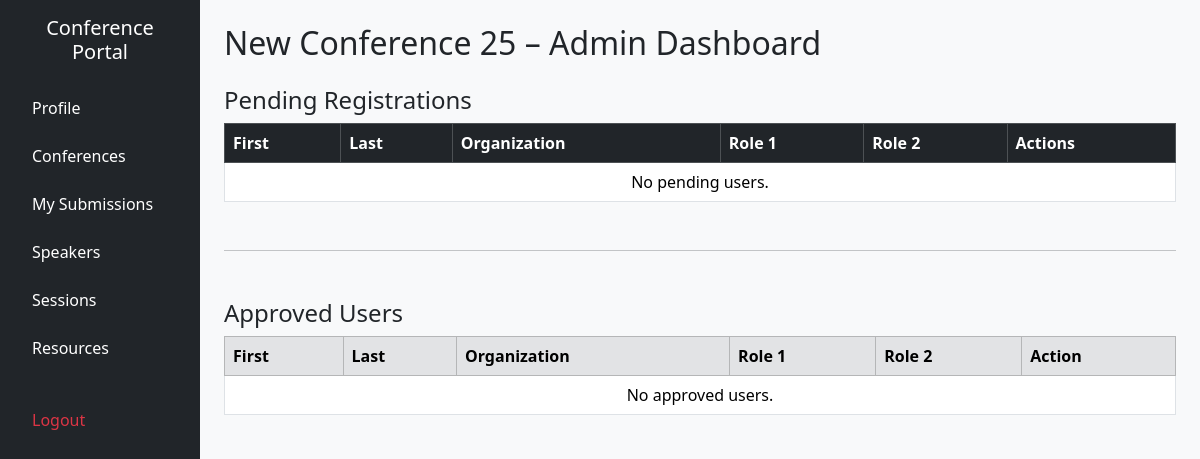
Before: /conference/new-conference-25/admin-dashboard/ (signed in) with the older database file.
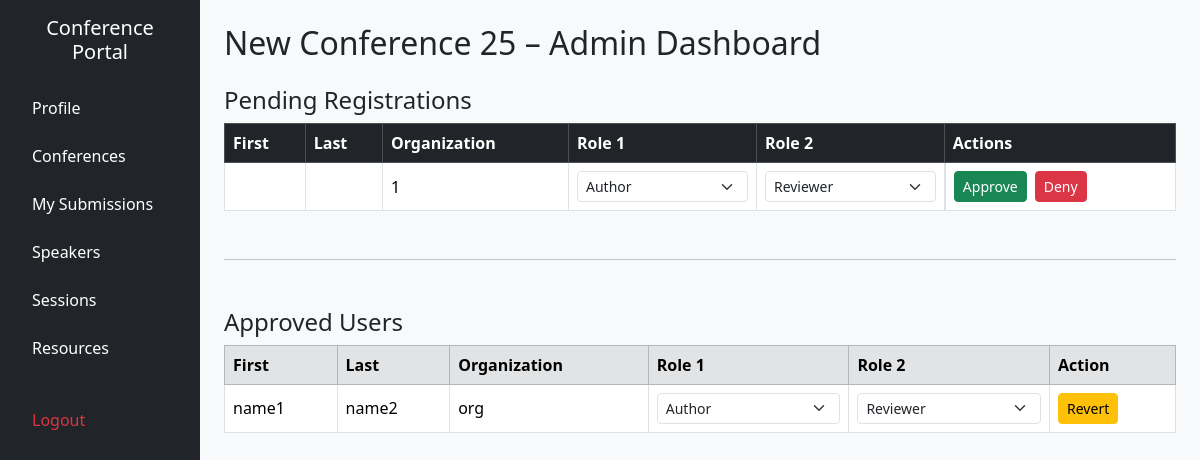
After: the same page with the newer database file.
### membership/models.py (models this page shows, shortened)
class Membership(models.Model):
    user = models.ForeignKey(CustomUser, on_delete=models.CASCADE, related_name='memberships')
    conference = models.ForeignKey(Conference, on_delete=models.CASCADE, related_name='memberships')
    role1 = models.CharField(max_length=50, choices=Role.choices, default=Role.AUTHOR)
    role2 = models.CharField(max_length=50, choices=Role.choices, default=Role.NA)
    is_paid = models.BooleanField(default=False)
    status = models.CharField(max_length=50, choices=Status.choices, default=Status.PENDING)
    created_at = models.DateTimeField(auto_now_add=True)
    class Meta:
        unique_together = ('user', 'conference')

### accounts/models.py (models this page shows)
class CustomUser(AbstractUser):
    username = None
    email = models.EmailField(max_length=100, unique=True)
    USERNAME_FIELD = 'email'
    first_name = models.CharField(max_length=150, blank=False)
    last_name = models.CharField(max_length=150, blank=False)
    country = models.CharField(max_length=150, blank = False)
    organization = models.CharField(max_length=150, blank=False)
    phone = models.CharField(max_length=15, blank=False)
    occupation = models.CharField(max_length=50, choices=Occupation.choices, default=Occupation.STUDENT_UNDERGRADUATE)
    iatm_membership = models.BooleanField(default=False)
    REQUIRED_FIELDS = ['first_name', 'last_name', 'country', 'organization', 'phone', 'occupation']
    objects = CustomUserManager()

### membership/views.py (the view, shortened to what this page needs)
# urls.py: path('<slug:slug>/admin-dashboard/', admin_conference_dashboard_view, name='admin_conference_dashboard'),
@staff_member_required
def admin_conference_dashboard_view(request, slug):
    conference = get_object_or_404(Conference, slug=slug)
    memberships = Membership.objects.filter(conference=conference).select_related('user').exclude(user__is_staff=True)
    pending = memberships.filter(status=Status.PENDING)
    accepted = memberships.filter(status=Status.ACCEPTED)
    return render(request, 'conference/admin_dashboard.html', {
        'conference': conference,
        'pending_memberships': pending,
        'accepted_memberships': accepted,
        'Role': Role,
    })

### conference/templates/conference/admin_dashboard.html (shortened to what this page needs)
{% extends "dashboard.html" %}
{% load static %}
{% block content %}
<h2>{{ conference.conference_name }} – Admin Dashboard</h2>
<div class="d-none d-md-block">
  <h4 class="mt-4">Pending Registrations</h4>
  <table class="table table-bordered align-middle table-hover">
    <thead class="table-dark">
      <tr>
        <th>First</th>
        <th>Last</th>
        <th>Organization</th>
        <th>Role 1</th>
        <th>Role 2</th>
        <th>Actions</th>
      </tr>
    </thead>
    <tbody>
      {% for member in pending_memberships %}
      <tr>
        <form method="POST">
          <td>{{ member.user.first_name }}</td>
          <td>{{ member.user.last_name }}</td>
          <td>{{ member.user.organization }}</td>
          <td>
            <select name="role1" class="form-select form-select-sm">
              {% for key, label in Role.choices %}
              <option value="{{ key }}" {% if member.role1 == key %}selected{% endif %}>{{ label }}</option>
              {% endfor %}
            </select>
          </td>
          <td>
            <select name="role2" class="form-select form-select-sm">
              {% for key, label in Role.choices %}
              <option value="{{ key }}" {% if member.role2 == key %}selected{% endif %}>{{ label }}</option>
              {% endfor %}
            </select>
          </td>
          <td class="d-flex gap-2">
            <button name="action" value="approve" class="btn btn-success btn-sm">Approve</button>
            <button name="action" value="deny" class="btn btn-danger btn-sm">Deny</button>
          </td>
        </form>
      </tr>
      {% empty %}
      <tr><td colspan="6" class="text-center">No pending users.</td></tr>
      {% endfor %}
    </tbody>
  </table>
</div>
<hr class="my-5">
<div class="d-none d-md-block">
  <h4 class="mt-4">Approved Users</h4>
  <table class="table table-bordered align-middle table-hover">
    <thead class="table-secondary">
      <tr>
        <th>First</th>
        <th>Last</th>
        <th>Organization</th>
        <th>Role 1</th>
        <th>Role 2</th>
        <th>Action</th>
      </tr>
    </thead>
    <tbody>
      {% for member in accepted_memberships %}
      <tr>
        <form method="POST">
          <td>{{ member.user.first_name }}</td>
          <td>{{ member.user.last_name }}</td>
          <td>{{ member.user.organization }}</td>
          <td>
            <select name="role1" class="form-select form-select-sm">
              {% for key, label in Role.choices %}
              <option value="{{ key }}" {% if member.role1 == key %}selected{% endif %}>{{ label }}</option>
              {% endfor %}
            </select>
          </td>
          <td>
            <select name="role2" class="form-select form-select-sm">
              {% for key, label in Role.choices %}
              <option value="{{ key }}" {% if member.role2 == key %}selected{% endif %}>{{ label }}</option>
              {% endfor %}
            </select>
          </td>
          <td>
            <button name="action" value="revert" class="btn btn-warning btn-sm">Revert</button>
          </td>
        </form>
      </tr>
      {% empty %}
      <tr><td colspan="6" class="text-center">No approved users.</td></tr>
      {% endfor %}
    </tbody>
  </table>
</div>
{% endblock %}

Changed rows visible on the page:
added Membership: user.organization "1", role1 "Author", role2 "Reviewer", shown under "Pending Registrations"
added Membership: user.first_name "name1", user.last_name "name2", user.organization "org", role1 "Author", role2 "Reviewer", shown under "Approved Users"
Other visible differences:
text no longer shown: "No pending users. No approved users."
